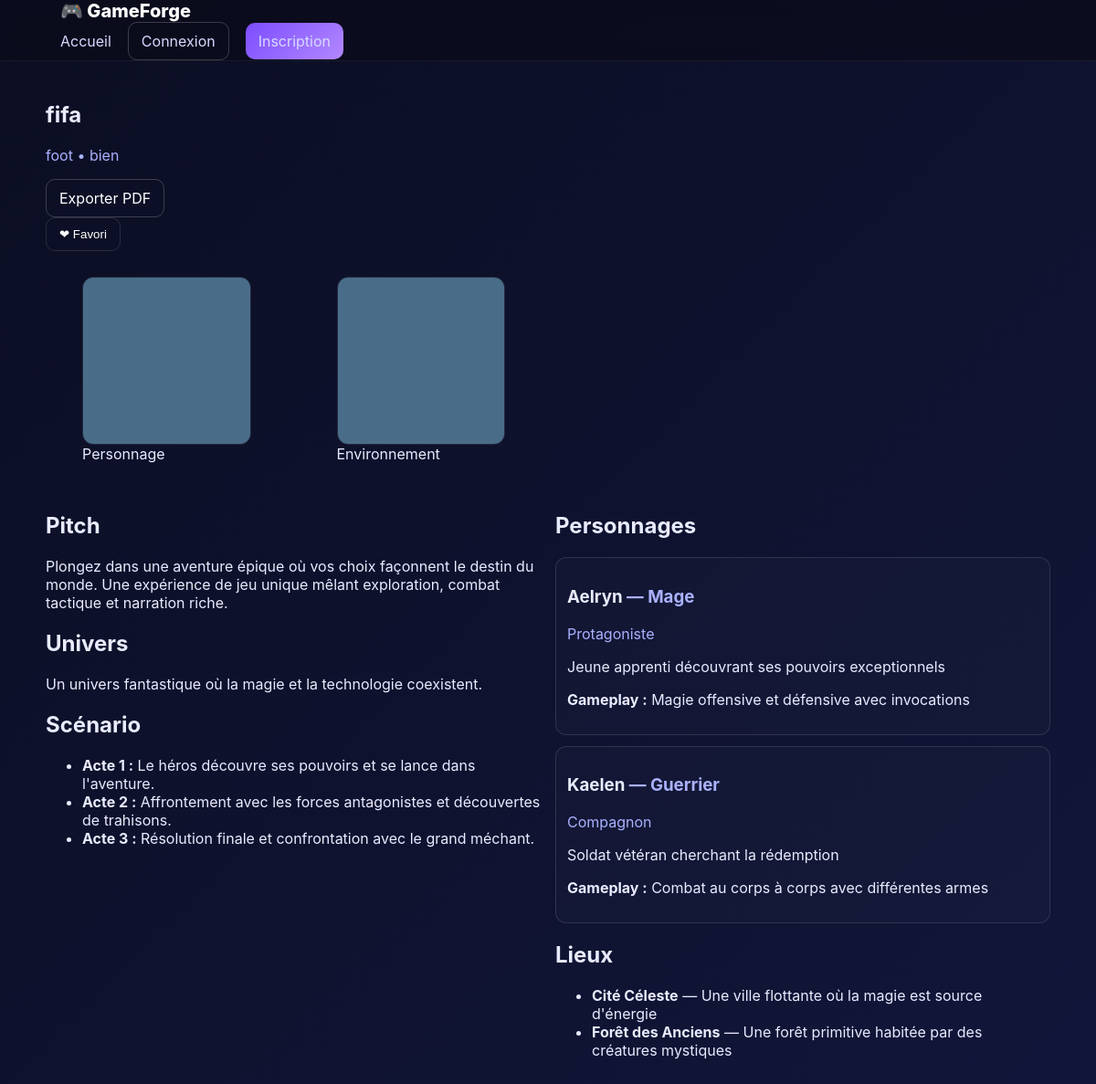
The app's page /project/fifa-1756293457/ with its own data.
### core/models.py (models this page shows, shortened)
class GameProject(models.Model):
    author = models.ForeignKey(User, on_delete=models.CASCADE, related_name="projects")
    title = models.CharField(max_length=200)
    slug = models.SlugField(max_length=220, unique=True, blank=True)
    genre = models.CharField(max_length=100)
    ambiance = models.CharField(max_length=200, blank=True)
    keywords = models.TextField(blank=True)
    references = models.TextField(blank=True)
    is_public = models.BooleanField(default=False)
    generated = models.JSONField(null=True, blank=True)
    image_character = models.ImageField(upload_to="generated/characters/", null=True, blank=True)
    image_environment = models.ImageField(upload_to="generated/environments/", null=True, blank=True)
    created_at = models.DateTimeField(auto_now_add=True)
    updated_at = models.DateTimeField(auto_now=True)

### core/views.py (the view)
# urls.py: path("project/<slug:slug>/", views.ProjectDetailView.as_view(), name="project_detail"),
class ProjectDetailView(DetailView):
    model = GameProject
    template_name = "core/project_detail.html"
    slug_field = "slug"

### core/templates/core/project_detail.html (shortened to what this page needs)
{% extends "core/base.html" %}
{% block content %}
<article class="detail">
  <header class="detail-head">
    <div>
      <h1>{{ object.title }}</h1>
      <p class="muted">{{ object.genre }} • {{ object.ambiance }}</p>
      <div class="actions">
        <a class="btn ghost" href="{% url 'core:export_pdf' object.slug %}">Exporter PDF</a>
        <form method="post" action="{% url 'core:toggle_favorite' object.slug %}">
          <button class="btn">❤ Favori</button>
        </form>
      </div>
    </div>
  </header>
  <section class="gallery">
    {% if object.image_character %}
      <figure><img src="{{ object.image_character.url }}" alt="Concept personnage"><figcaption>Personnage</figcaption></figure>
    {% endif %}
    {% if object.image_environment %}
      <figure><img src="{{ object.image_environment.url }}" alt="Concept environnement"><figcaption>Environnement</figcaption></figure>
    {% endif %}
  </section>
  <section class="grid-2">
    <div>
      <h2>Pitch</h2>
      <p>{{ object.generated.pitch|default:"(non généré pour l’instant)" }}</p>
      <h2>Univers</h2>
      <p>{{ object.generated.universe|default:"(non généré)" }}</p>
      <h2>Scénario</h2>
      {% if object.generated.scenario %}
        <ul class="list">
          <li><strong>Acte 1 :</strong> {{ object.generated.scenario.act1 }}</li>
          <li><strong>Acte 2 :</strong> {{ object.generated.scenario.act2 }}</li>
          <li><strong>Acte 3 :</strong> {{ object.generated.scenario.act3 }}</li>
        </ul>
      {% else %}
        <p class="muted">(non généré)</p>
      {% endif %}
    </div>
    <div>
      <h2>Personnages</h2>
      {% if object.generated.characters %}
        <div class="cards">
          {% for c in object.generated.characters %}
          <div class="chip">
            <h3>{{ c.name }} <span class="muted">— {{ c.class }}</span></h3>
            <p class="muted">{{ c.role }}</p>
            <p>{{ c.background }}</p>
            <p><strong>Gameplay :</strong> {{ c.gameplay }}</p>
          </div>
          {% endfor %}
        </div>
      {% else %}
        <p class="muted">(non généré)</p>
      {% endif %}
      <h2>Lieux</h2>
      {% if object.generated.locations %}
        <ul class="list">
          {% for l in object.generated.locations %}
          <li><strong>{{ l.name }}</strong> — {{ l.description }}</li>
          {% endfor %}
        </ul>
      {% else %}
        <p class="muted">(non généré)</p>
      {% endif %}
    </div>
  </section>
</article>
{% endblock %}

### static/css/app.css (style rules this page uses)
:root { --bg:#0f1226; --panel:#15193a; --card:#1a1f4a; --text:#e9ebff; --muted:#aab1ff; --primary:#7c4dff; --primary-2:#b388ff; --accent:#00e5ff; --ok:#00e676; --danger:#ff5252; --ring: rgba(124,77,255,.35); }
* { box-sizing:border-box }
html,body { margin:0;padding:0;background:linear-gradient(135deg,#0b0e22,#12163a);color:var(--text);font-family:Inter,system-ui,Segoe UI,Arial,sans-serif }
a { color:var(--accent);text-decoration:none }
.btn { display:inline-flex;align-items:center;gap:8px;padding:10px 14px;border-radius:10px;border:1px solid rgba(255,255,255,.12);background:transparent;color:#fff;cursor:pointer;transition:.2s }
.btn.ghost { border:1px solid rgba(255,255,255,.2) }
.muted { color:var(--muted) }
.detail-head { display:flex;gap:18px;align-items:center;margin-bottom:12px }
.gallery { display:grid;grid-template-columns:repeat(auto-fill,minmax(260px,1fr));gap:14px;margin:12px 0 18px }
.gallery img { width:100%;display:block;border-radius:12px;border:1px solid rgba(255,255,255,.1) }
.grid-2 { display:grid;grid-template-columns:1fr 1fr;gap:16px }
.cards { display:grid;grid-template-columns:1fr;gap:12px }
.chip { border:1px solid rgba(255,255,255,.12);padding:12px;border-radius:12px;background:rgba(255,255,255,.02) }

### records on screen
GameProject: title "fifa", genre "foot", ambiance "bien", image_character (picture), image_environment (picture), generated.pitch "Plongez dans une aventure épique où vos choix façonnent le destin du monde. Une expérience de jeu unique mêlant exploration, combat tactique et narration riche.", generated.universe "Un univers fantastique où la magie et la technologie coexistent.", generated.scenario.act1 "Le héros découvre ses pouvoirs et se lance dans l'aventure.", generated.scenario.act2 "Affrontement avec les forces antagonistes et découvertes de trahisons.", generated.scenario.act3 "Résolution finale et confrontation avec le grand méchant."

### other values on screen
{{ c.name }} "Aelryn" "Kaelen"
{{ c.class }} "Mage" "Guerrier"
{{ c.role }} "Protagoniste" "Compagnon"
{{ c.background }} "Jeune apprenti découvrant ses pouvoirs exceptionnels" "Soldat vétéran cherchant la rédemption"
{{ c.gameplay }} "Magie offensive et défensive avec invocations" "Combat au corps à corps avec différentes armes"
{{ l.name }} "Cité Céleste" "Forêt des Anciens"
{{ l.description }} "Une ville flottante où la magie est source d'énergie" "Une forêt primitive habitée par des créatures mystiques"
